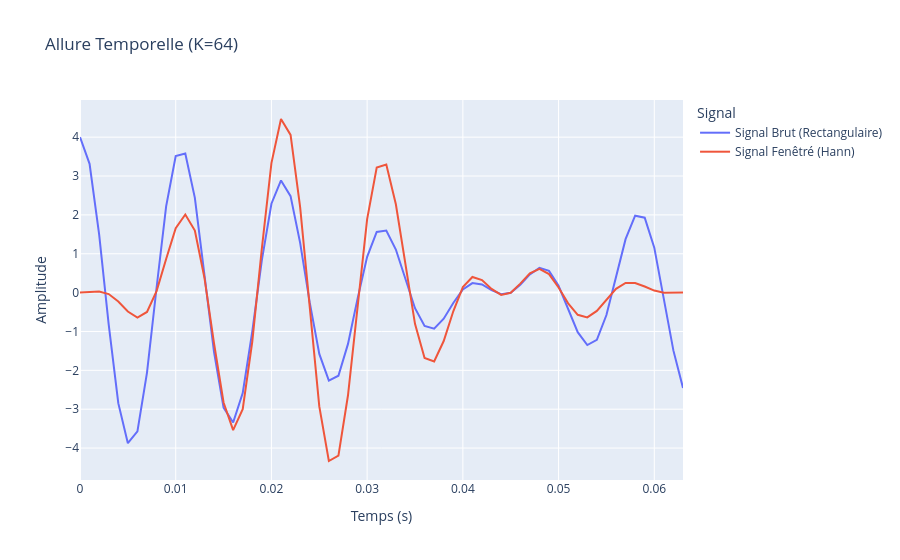
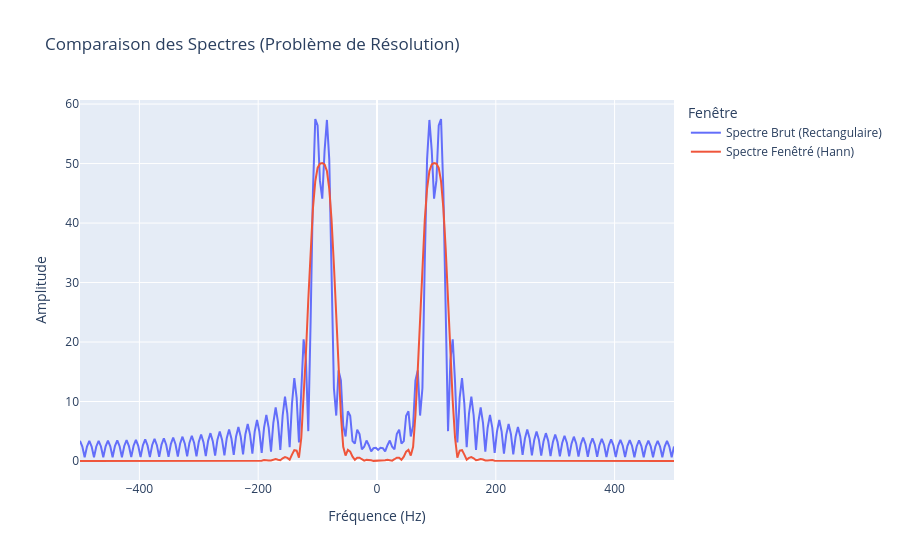

The notebook cell saved with these charts, in order:
### Markdown cell above
### Question 7

### Code cell
K = 64

k7, t7, s1 = cos_discret(2, 88.65, 1000, 0, K)
k70, t70, s2 = cos_discret(2, 100.15, 1000, 0, K)

sB = s1 + s2

w_rect = signal.windows.boxcar(K)
w_hann = signal.windows.hann(K)

sH = sB * G * w_hann

df_temps = pd.DataFrame({
    "Temps (s)": t7, 
    "Signal Brut (Rectangulaire)": sB,
    "Signal Fenêtré (Hann)": sH
})

px.line(df_temps, x="Temps (s)", y=["Signal Brut (Rectangulaire)", "Signal Fenêtré (Hann)"], title="Allure Temporelle (K=64)", labels={"value": "Amplitude", "variable": "Signal"}).show()

N_fft = 4 * K 
S_B = np.fft.fftshift(np.fft.fft(sB, n=N_fft))
S_H = np.fft.fftshift(np.fft.fft(sH, n=N_fft))

f_axe = np.linspace(-nue/2, nue/2, N_fft)

df_freq = pd.DataFrame({
    "Fréquence (Hz)": f_axe,
    "Spectre Brut (Rectangulaire)": np.abs(S_B),
    "Spectre Fenêtré (Hann)": np.abs(S_H)
})

px.line(df_freq, x="Fréquence (Hz)", y=["Spectre Brut (Rectangulaire)", "Spectre Fenêtré (Hann)"], title="Comparaison des Spectres (Problème de Résolution)", labels={"value": "Amplitude", "variable": "Fenêtre"}).show()

### Figure 1 — Plotly figure (JSON) as saved in the notebook; plotly's stock layout.template omitted (floating-point values rounded to 4 significant figures)
{"data": [{"hovertemplate": "Signal=Signal Brut (Rectangulaire)<br>Temps (s)=%{x}<br>Amplitude=%{y}<extra></extra>", "legendgroup": "Signal Brut (Rectangulaire)", "line": {"color": "#636efa", "dash": "solid"}, "marker": {"symbol": "circle"}, "mode": "lines", "name": "Signal Brut (Rectangulaire)", "orientation": "v", "showlegend": true, "type": "scatter", "x": [0.0, 0.001, 0.002, 0.003, 0.004, 0.005, 0.006, 0.007, 0.008, 0.009, 0.01, 0.011, 0.012, 0.013, 0.014, 0.015, 0.016, 0.017, 0.018, 0.019, 0.02, 0.021, 0.022, 0.023, 0.024, 0.025, 0.026, 0.027, 0.028, 0.029, 0.03, 0.031, 0.032, 0.033, 0.034, 0.035, 0.036, 0.037, 0.038, 0.039, 0.04, 0.041, 0.042, 0.043, 0.044, 0.045, 0.046, 0.047, 0.048, 0.049, 0.05, 0.051, 0.052, 0.053, 0.054, 0.055, 0.056, 0.057, 0.058, 0.059, 0.06, 0.061, 0.062, 0.063], "xaxis": "x", "y": [4.0, 3.315, 1.497, -0.8235, -2.844, -3.874, -3.571, -2.059, 0.1252, 2.22, 3.513, 3.581, 2.438, 0.5092, -1.522, -2.961, -3.343, -2.586, -0.999, 0.837, 2.288, 2.885, 2.482, 1.281, -0.2533, -1.579, -2.265, -2.139, -1.319, -0.1555, 0.9222, 1.56, 1.598, 1.108, 0.3373, -0.4014, -0.8574, -0.9267, -0.6714, -0.2685, 0.08154, 0.2455, 0.2083, 0.06439, -0.04292, -0.002762, 0.1996, 0.4681, 0.6381, 0.5584, 0.175, -0.4227, -1.019, -1.349, -1.214, -0.5765, 0.3964, 1.375, 1.979, 1.927, 1.157, -0.1248, -1.494, -2.452], "yaxis": "y"}, {"hovertemplate": "Signal=Signal Fenêtré (Hann)<br>Temps (s)=%{x}<br>Amplitude=%{y}<extra></extra>", "legendgroup": "Signal Fenêtré (Hann)", "line": {"color": "#EF553B", "dash": "solid"}, "marker": {"symbol": "circle"}, "mode": "lines", "name": "Signal Fenêtré (Hann)", "orientation": "v", "showlegend": true, "type": "scatter", "x": [0.0, 0.001, 0.002, 0.003, 0.004, 0.005, 0.006, 0.007, 0.008, 0.009, 0.01, 0.011, 0.012, 0.013, 0.014, 0.015, 0.016, 0.017, 0.018, 0.019, 0.02, 0.021, 0.022, 0.023, 0.024, 0.025, 0.026, 0.027, 0.028, 0.029, 0.03, 0.031, 0.032, 0.033, 0.034, 0.035, 0.036, 0.037, 0.038, 0.039, 0.04, 0.041, 0.042, 0.043, 0.044, 0.045, 0.046, 0.047, 0.048, 0.049, 0.05, 0.051, 0.052, 0.053, 0.054, 0.055, 0.056, 0.057, 0.058, 0.059, 0.06, 0.061, 0.062, 0.063], "xaxis": "x", "y": [0.0, 0.017, 0.03063, -0.03777, -0.2305, -0.487, -0.6406, -0.4972, 0.03901, 0.8629, 1.659, 2.01, 1.597, 0.3833, -1.298, -2.828, -3.537, -3.001, -1.261, 1.139, 3.333, 4.467, 4.057, 2.198, -0.4531, -2.928, -4.333, -4.196, -2.642, -0.3161, 1.893, 3.218, 3.297, 2.274, 0.6856, -0.8038, -1.682, -1.773, -1.246, -0.4803, 0.1399, 0.4013, 0.3226, 0.0938, -0.05842, -0.003486, 0.2317, 0.4952, 0.6094, 0.4763, 0.1317, -0.2769, -0.5717, -0.6369, -0.4717, -0.1796, 0.09573, 0.2466, 0.2488, 0.1562, 0.05304, -0.002555, -0.007661, -0.0], "yaxis": "y"}], "layout": {"legend": {"title": {"text": "Signal"}, "tracegroupgap": 0}, "title": {"text": "Allure Temporelle (K=64)"}, "xaxis": {"anchor": "y", "domain": [0, 1], "title": {"text": "Temps (s)"}}, "yaxis": {"anchor": "x", "domain": [0, 1], "title": {"text": "Amplitude"}}}}

### Figure 2 — Plotly figure (JSON) as saved in the notebook; plotly's stock layout.template omitted (floating-point values rounded to 4 significant figures; data arrays with more than 128 entries replaced by an {"elided": "..."} marker saying what was removed)
{"data": [{"hovertemplate": "Fenêtre=Spectre Brut (Rectangulaire)<br>Fréquence (Hz)=%{x}<br>Amplitude=%{y}<extra></extra>", "legendgroup": "Spectre Brut (Rectangulaire)", "line": {"color": "#636efa", "dash": "solid"}, "marker": {"symbol": "circle"}, "mode": "lines", "name": "Spectre Brut (Rectangulaire)", "orientation": "v", "showlegend": true, "type": "scatter", "x": {"elided": "256 float values"}, "xaxis": "x", "y": {"elided": "256 float values"}, "yaxis": "y"}, {"hovertemplate": "Fenêtre=Spectre Fenêtré (Hann)<br>Fréquence (Hz)=%{x}<br>Amplitude=%{y}<extra></extra>", "legendgroup": "Spectre Fenêtré (Hann)", "line": {"color": "#EF553B", "dash": "solid"}, "marker": {"symbol": "circle"}, "mode": "lines", "name": "Spectre Fenêtré (Hann)", "orientation": "v", "showlegend": true, "type": "scatter", "x": {"elided": "256 float values"}, "xaxis": "x", "y": {"elided": "256 float values"}, "yaxis": "y"}], "layout": {"legend": {"title": {"text": "Fenêtre"}, "tracegroupgap": 0}, "title": {"text": "Comparaison des Spectres (Problème de Résolution)"}, "xaxis": {"anchor": "y", "domain": [0, 1], "title": {"text": "Fréquence (Hz)"}}, "yaxis": {"anchor": "x", "domain": [0, 1], "title": {"text": "Amplitude"}}}}
